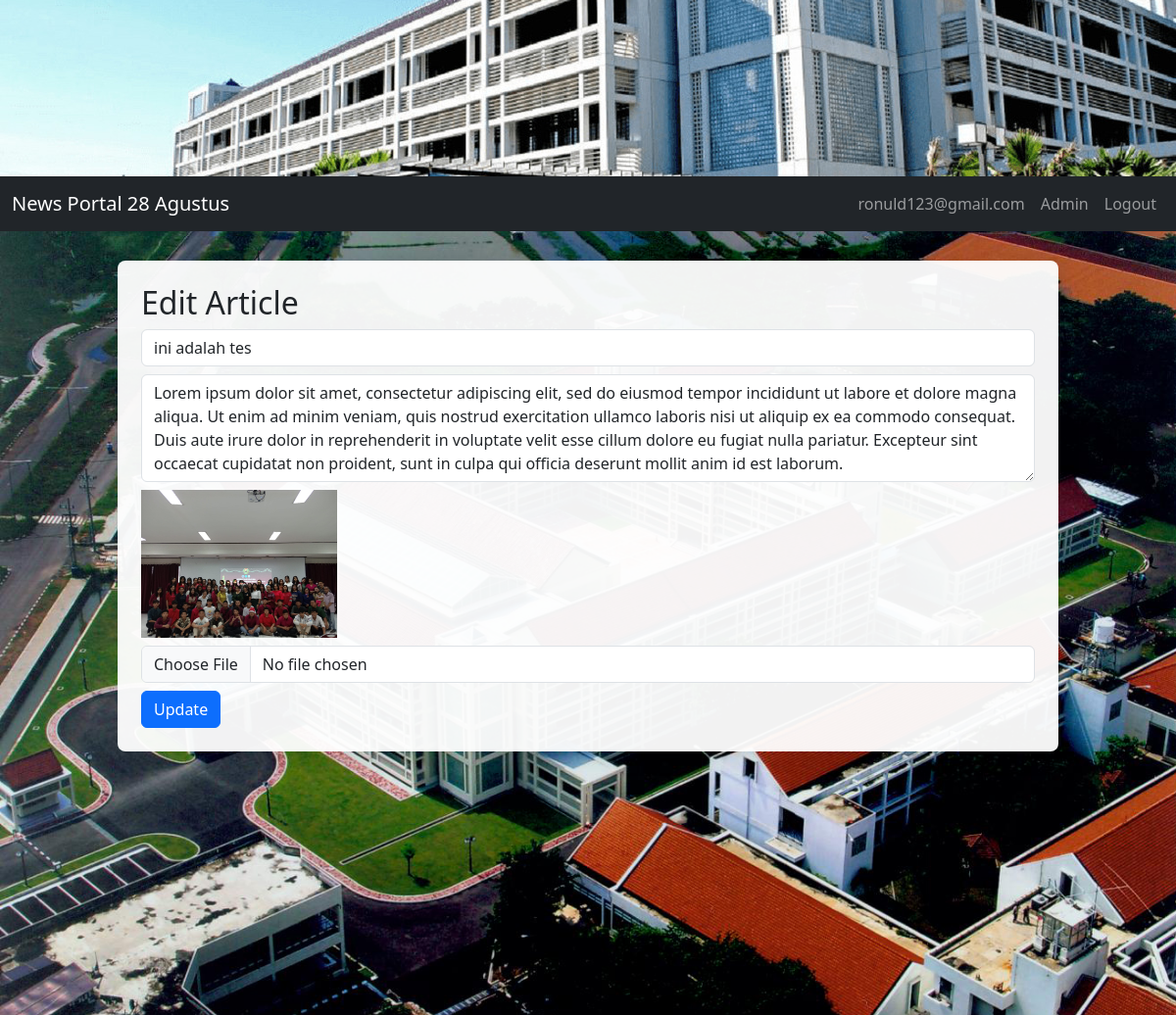
Page /admin/edit/1 (signed in) on the committed database.
### app.py (models this page shows)
class User(UserMixin, db.Model):
    id = db.Column(db.Integer, primary_key=True)
    email = db.Column(db.String(150), unique=True, nullable=False)
    password = db.Column(db.String(150), nullable=False)
    role = db.Column(db.String(50), nullable=False, default="user")

class Article(db.Model):
    id = db.Column(db.Integer, primary_key=True)
    title = db.Column(db.String(200), nullable=False)
    content = db.Column(db.Text, nullable=False)
    image = db.Column(db.String(200), nullable=True)
    created_at = db.Column(db.DateTime, default=datetime.utcnow)
    author_id = db.Column(db.Integer, db.ForeignKey('user.id'), nullable=False)  # NEW
    author = db.relationship('User', backref='articles')  # NEW

### app.py (the view, shortened to what this page needs)
@app.route("/admin/edit/<int:article_id>", methods=["GET", "POST"])
@login_required
def edit_article(article_id):
    article = Article.query.get_or_404(article_id)
    if current_user.role not in ["admin", "writer"]:
        flash("Access denied")
        return redirect(url_for("index"))
    if current_user.role == "writer" and article.author_id != current_user.id:
        flash("Writers can only edit their own articles.")
        return redirect(url_for("admin"))
    return render_template("edit_article.html", article=article)

### app.py (called while the page is built)
@login_manager.user_loader
def load_user(user_id):
    return User.query.get(int(user_id))

@app.before_request
def create_admin():
    db.create_all()
    if not User.query.filter_by(role="admin").first():
        admin = User(email="admin@example.com", password=generate_password_hash("admin123"), role="admin")
        db.session.add(admin)
        db.session.commit()

### templates/edit_article.html
{% extends "layout.html" %}
{% block content %}
<h2>Edit Article</h2>
<form method="POST" action="{{ url_for('edit_article', article_id=article.id) }}" enctype="multipart/form-data">
  <input type="text" name="title" value="{{ article.title }}" class="form-control mb-2" required>
  <textarea name="content" class="form-control mb-2" rows="4" required>{{ article.content }}</textarea>
  {% if article.image %}
    <div class="mb-2">
      <img src="{{ url_for('static', filename='uploads/' ~ article.image) }}" alt="Current Image" style="max-width:200px;">
    </div>
  {% endif %}
  <input type="file" name="image" class="form-control mb-2">
  <button type="submit" class="btn btn-primary">Update</button>
</form>
{% endblock %}

### templates/layout.html (shortened to what this page needs)
<!doctype html>
<html lang="en">
  <head>
    <link href="https://cdn.jsdelivr.net/npm/bootstrap@5.3.0/dist/css/bootstrap.min.css" rel="stylesheet">
    <link href="/static/style.css" rel="stylesheet">
  </head>
  <body>
    <div class="banner-container">
      <img src="{{ url_for('static', filename='banner.jpg') }}" alt="Banner" class="banner-img">
    </div>
    <nav class="navbar navbar-expand-lg navbar-dark bg-dark">
      <div class="container-fluid">
        <a class="navbar-brand" href="{{ url_for('index') }}">News Portal 28 Agustus</a>
        <div class="collapse navbar-collapse">
          <ul class="navbar-nav ms-auto">
            {% if current_user.is_authenticated %}
              <li class="nav-item"><a class="nav-link" href="#">{{ current_user.email }}</a></li>
              {% if current_user.role == 'admin' %}
              <li class="nav-item"><a class="nav-link" href="{{ url_for('admin') }}">Admin</a></li>
              {% endif %}
              <li class="nav-item"><a class="nav-link" href="{{ url_for('logout') }}">Logout</a></li>
            {% else %}
              <li class="nav-item"><a class="nav-link" href="{{ url_for('login') }}">Login</a></li>
              <li class="nav-item"><a class="nav-link" href="{{ url_for('register') }}">Register</a></li>
            {% endif %}
          </ul>
        </div>
      </div>
    </nav>
    <div class="main-bg">
      <div class="main-content-container">
        {% block content %}{% endblock %}
      </div>
    </div>
  </body>
</html>

### static/style.css (style rules this page uses)
.banner-container { width: 100%; min-height: 80px; max-height: 160x; overflow: hidden; background: #222; display: flex; align-items: center; justify-content: center; }
.banner-img { width: 100%; min-height: 180px; object-fit: cover; object-position: center; display: block; max-height: 160px; }
.main-bg { min-height: 100vh; width: 100%; background: url('/static/article-bg.jpg') center center/cover no-repeat, #f5f5f5; display: flex; justify-content: center; align-items: flex-start; padding-top: 30px; padding-bottom: 30px; }
.main-content-container { background: rgba(255,255,255,0.95); border-radius: 8px; box-shadow: 0 4px 24px rgba(0,0,0,0.10); padding: 24px 24px; margin: 0 16px; min-width: 80%; max-width: 90%; }

### rows in the picture
User: email "ronuld123@gmail.com"
Article: title "ini adalah tes", content "Lorem ipsum dolor sit amet, consectetur adipiscing elit, sed do eiusmod tempor incididunt ut labore et dolore magna aliqua. Ut enim ad minim veniam, quis nostrud exercitation ullamco laboris nisi ut aliquip ex ea commodo consequat. Duis aute irure dolor in reprehenderit in voluptate velit esse cillum dolore eu fugiat nulla pariatur. Excepteur sint occaecat cupidatat non proident, sunt in culpa qui officia deserunt mollit anim id est laborum.", image (picture)
